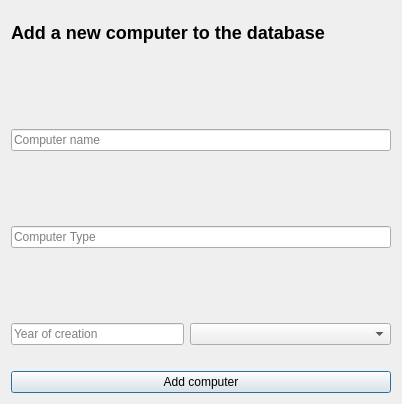
<?xml version="1.0" encoding="UTF-8"?>
<ui version="4.0">
 <class>addComputer</class>
 <widget class="QDialog" name="addComputer">
  <property name="geometry">
   <rect>
    <x>0</x>
    <y>0</y>
    <width>402</width>
    <height>404</height>
   </rect>
  </property>
  <property name="windowTitle">
   <string>Dialog</string>
  </property>
  <layout class="QVBoxLayout" name="verticalLayout">
   <item>
    <widget class="QLabel" name="label">
     <property name="text">
      <string>&lt;h2&gt; Add a new computer to the database &lt;/h2&gt;</string>
     </property>
    </widget>
   </item>
   <item>
    <spacer name="horizontalSpacer_4">
     <property name="orientation">
      <enum>Qt::Horizontal</enum>
     </property>
     <property name="sizeHint" stdset="0">
      <size>
       <width>40</width>
       <height>20</height>
      </size>
     </property>
    </spacer>
   </item>
   <item>
    <widget class="QLabel" name="computerNameLabel">
     <property name="text">
      <string/>
     </property>
    </widget>
   </item>
   <item>
    <widget class="QLineEdit" name="computerName">
     <property name="text">
      <string/>
     </property>
     <property name="placeholderText">
      <string>Computer name</string>
     </property>
    </widget>
   </item>
   <item>
    <spacer name="horizontalSpacer">
     <property name="orientation">
      <enum>Qt::Horizontal</enum>
     </property>
     <property name="sizeHint" stdset="0">
      <size>
       <width>40</width>
       <height>20</height>
      </size>
     </property>
    </spacer>
   </item>
   <item>
    <widget class="QLabel" name="computerTypeLabel">
     <property name="text">
      <string/>
     </property>
    </widget>
   </item>
   <item>
    <widget class="QLineEdit" name="computerType">
     <property name="text">
      <string/>
     </property>
     <property name="placeholderText">
      <string>Computer Type</string>
     </property>
    </widget>
   </item>
   <item>
    <spacer name="horizontalSpacer_2">
     <property name="orientation">
      <enum>Qt::Horizontal</enum>
     </property>
     <property name="sizeHint" stdset="0">
      <size>
       <width>40</width>
       <height>20</height>
      </size>
     </property>
    </spacer>
   </item>
   <item>
    <layout class="QHBoxLayout" name="horizontalLayout_2">
     <item>
      <widget class="QLabel" name="YearOfCreationLabel">
       <property name="text">
        <string/>
       </property>
      </widget>
     </item>
     <item>
      <widget class="QLabel" name="WasBuiltLabel">
       <property name="minimumSize">
        <size>
         <width>201</width>
         <height>0</height>
        </size>
       </property>
       <property name="text">
        <string/>
       </property>
      </widget>
     </item>
    </layout>
   </item>
   <item>
    <layout class="QHBoxLayout" name="horizontalLayout">
     <item>
      <widget class="QLineEdit" name="yearOfCreation">
       <property name="text">
        <string/>
       </property>
       <property name="placeholderText">
        <string>Year of creation</string>
       </property>
      </widget>
     </item>
     <item>
      <widget class="QComboBox" name="wasBuiltBox">
       <property name="minimumSize">
        <size>
         <width>201</width>
         <height>0</height>
        </size>
       </property>
      </widget>
     </item>
    </layout>
   </item>
   <item>
    <spacer name="horizontalSpacer_3">
     <property name="orientation">
      <enum>Qt::Horizontal</enum>
     </property>
     <property name="sizeHint" stdset="0">
      <size>
       <width>40</width>
       <height>20</height>
      </size>
     </property>
    </spacer>
   </item>
   <item>
    <widget class="QPushButton" name="addComputer_2">
     <property name="text">
      <string>Add computer</string>
     </property>
    </widget>
   </item>
  </layout>
 </widget>
 <resources/>
 <connections/>
</ui>
